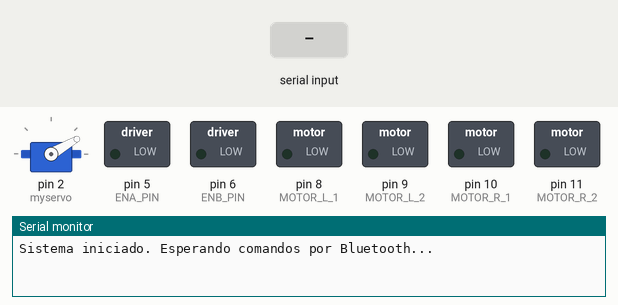
This sketch was run on a simulated Arduino Uno, built with avr-gcc and run on an emulated ATmega328P. Shown: servo, switched loads named in the sketch (green lamp = pin HIGH), the last lines printed to the serial monitor. The test bench sets the inputs (shaded band).

Above: at 1.2 s.
1.3 s: "f\n" received over the second serial link
At 2.2 s:
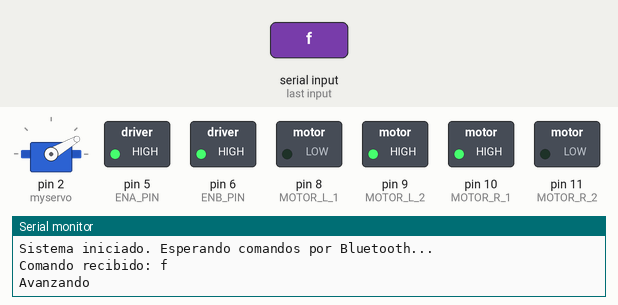
2.8 s: "b\n" received over the second serial link
At 3.3 s:
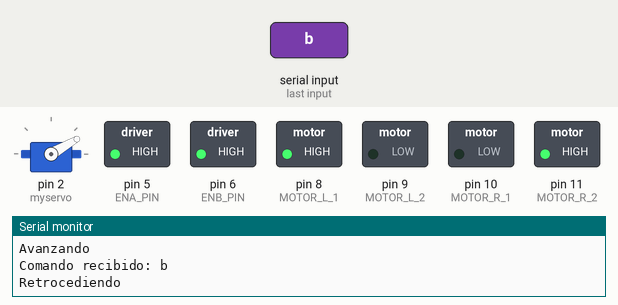
4.3 s: "l\n" received over the second serial link
At 5.5 s:
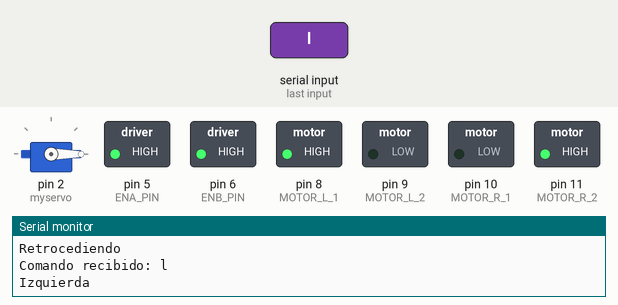
5.8 s: "r\n" received over the second serial link
At 6.8 s:
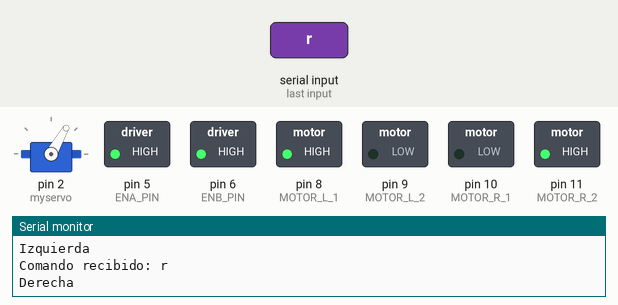
7.3 s: "s\n" received over the second serial link
At 7.4 s:
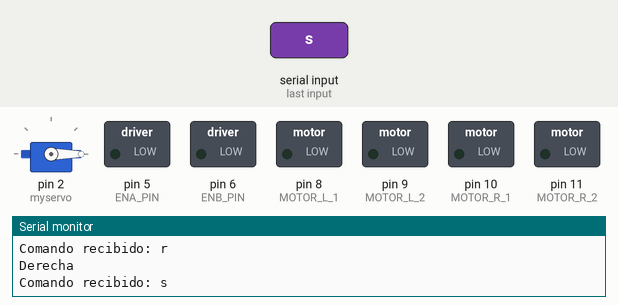
9.0 s: "90,45,200\n" received over the second serial link
At 9.3 s:
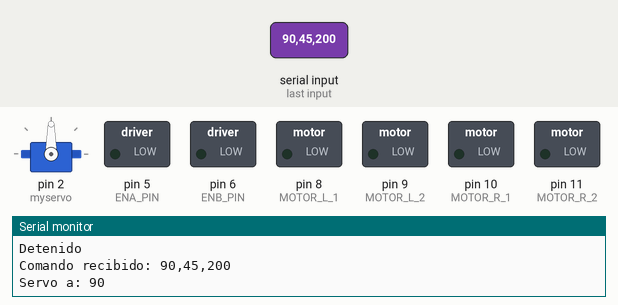
Timing chart, 0 to 11.5 s (numbered marks = the images above; inputs shaded):
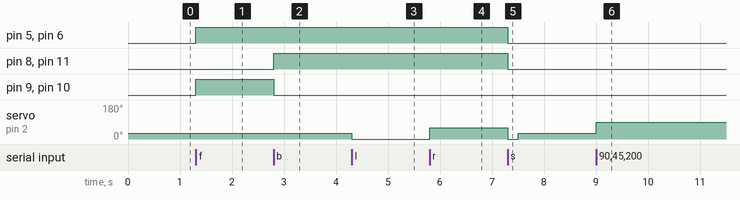

Measured:
- after the input at 1.3 s, pin 5 (ENA_PIN), pin 6 (ENB_PIN), pin 9 (MOTOR_L_2), pin 10 (MOTOR_R_1): LOW → HIGH at once
- after the input at 2.8 s, pin 8 (MOTOR_L_1), pin 11 (MOTOR_R_2): LOW → HIGH at once; pin 9 (MOTOR_L_2), pin 10 (MOTOR_R_1): HIGH → LOW at once
- after the input at 4.3 s, servo on pin 2 (myservo): 30° → 0° at once
- after the input at 5.8 s, servo on pin 2 (myservo): 0° → 60° at once
- after the input at 7.3 s, pin 5 (ENA_PIN), pin 6 (ENB_PIN), pin 8 (MOTOR_L_1), pin 11 (MOTOR_R_2): HIGH → LOW at once; servo on pin 2 (myservo): 60° → 0° at once, → 30° 0.20 s later
- after the input at 9.0 s, servo on pin 2 (myservo): 30° → 90° at once

The sketch:

CarMoviimentoConComentarios.ino
```cpp
#include <SoftwareSerial.h>
#include <Servo.h>

SoftwareSerial btSerial(12, 13); // RX, TX: HC-10 Bluetooth
Servo myservo; // Servo motor

// Pines del driver de motor
#define ENA_PIN   5
#define ENB_PIN   6
#define MOTOR_L_1 8
#define MOTOR_L_2 9
#define MOTOR_R_1 10
#define MOTOR_R_2 11

#define SPEED 255 // Velocidad base

void setup() {
  // Comunicación con el monitor serial
  Serial.begin(9600);
  // Comunicación con el HC-10
  btSerial.begin(9600);

  Serial.println("Sistema iniciado. Esperando comandos por Bluetooth...");

  // Inicializar pines de motores
  pinMode(ENA_PIN, OUTPUT);
  pinMode(ENB_PIN, OUTPUT);
  pinMode(MOTOR_L_1, OUTPUT);
  pinMode(MOTOR_L_2, OUTPUT);
  pinMode(MOTOR_R_1, OUTPUT);
  pinMode(MOTOR_R_2, OUTPUT);

  // Inicializar servo
  myservo.attach(2);
 myservo.write(30); // Inicializa el servo al centro
}

void loop() {

  // Si recibimos datos desde el Bluetooth
  if (btSerial.available()) {
    String input = btSerial.readStringUntil('\n');
    input.trim(); // Quitar espacios y saltos

    Serial.print("Comando recibido: ");
    Serial.println(input);

    if (input == "f") {
      CAR_move("FORWARD", SPEED, SPEED);

      Serial.println("Avanzando");
    } else if (input == "b") {
      CAR_move("BACK", SPEED, SPEED);

      Serial.println("Retrocediendo");
    } else if (input == "l") {

      myservo.write(0); // Gira el servo a la izquierda
      Serial.println("Izquierda");

    } else if (input == "r") {

      myservo.write(60); // Gira el servo a la derecha
      Serial.println("Derecha");


    } else if (input == "s") {
      CAR_move("STOP", 0, 0);
      myservo.write(0); // Paso intermedio hacia la izquierda
      delay(200);        // Espera 200 milisegundos
      myservo.write(30);  // Gira completamente a la izquierda
      Serial.println("Izquierda");
      Serial.println("Detenido");


    } else if (input.toInt() >= 0 && input.toInt() <= 180) {
      int angle = input.toInt();
      myservo.write(angle);
      Serial.print("Servo a: ");
      Serial.println(angle);


    } else if (input == "fl") { // Adelante-izquierda

  myservo.write(120); // Gira el servo a la derecha
}
else if (input == "fr") { // Adelante-derecha

  myservo.write(30);  // ← Esto afecta al servo
}
else if (input == "bl") { // Atrás-izquierda
  CAR_move("BACK_LEFT", SPEED , SPEED);
  Serial.println("Atrás-izquierda");
}
else if (input == "br") { // Atrás-derecha
  CAR_move("BACK_RIGHT", SPEED, SPEED);  // ← CORREGIDO
  Serial.println("Atrás-derecha");
}

  }
}

// Función para controlar movimiento
void CAR_move(String direction, unsigned char speed_left, unsigned char speed_right) {
  if (direction == "BACK") {
    digitalWrite(MOTOR_L_1, HIGH);
    digitalWrite(MOTOR_L_2, LOW);
    digitalWrite(MOTOR_R_1, LOW);
    digitalWrite(MOTOR_R_2, HIGH);
  } else if (direction == "FORWARD") {
    digitalWrite(MOTOR_L_1, LOW);
    digitalWrite(MOTOR_L_2, HIGH);
    digitalWrite(MOTOR_R_1, HIGH);
    digitalWrite(MOTOR_R_2, LOW);
  } else if (direction == "LEFT") {
    digitalWrite(MOTOR_L_1, LOW);
    digitalWrite(MOTOR_L_2, HIGH);
    digitalWrite(MOTOR_R_1, LOW);
    digitalWrite(MOTOR_R_2, LOW);
  } else if (direction == "RIGHT") {
    digitalWrite(MOTOR_L_1, LOW);
    digitalWrite(MOTOR_L_2, LOW);
    digitalWrite(MOTOR_R_1, HIGH);
    digitalWrite(MOTOR_R_2, LOW);

  } else if (direction == "STOP") {
    digitalWrite(MOTOR_L_1, LOW);
    digitalWrite(MOTOR_L_2, LOW);
    digitalWrite(MOTOR_R_1, LOW);
    digitalWrite(MOTOR_R_2, LOW);
  }

  // Velocidad
  analogWrite(ENA_PIN, speed_left);
  analogWrite(ENB_PIN, speed_right);
}
```
